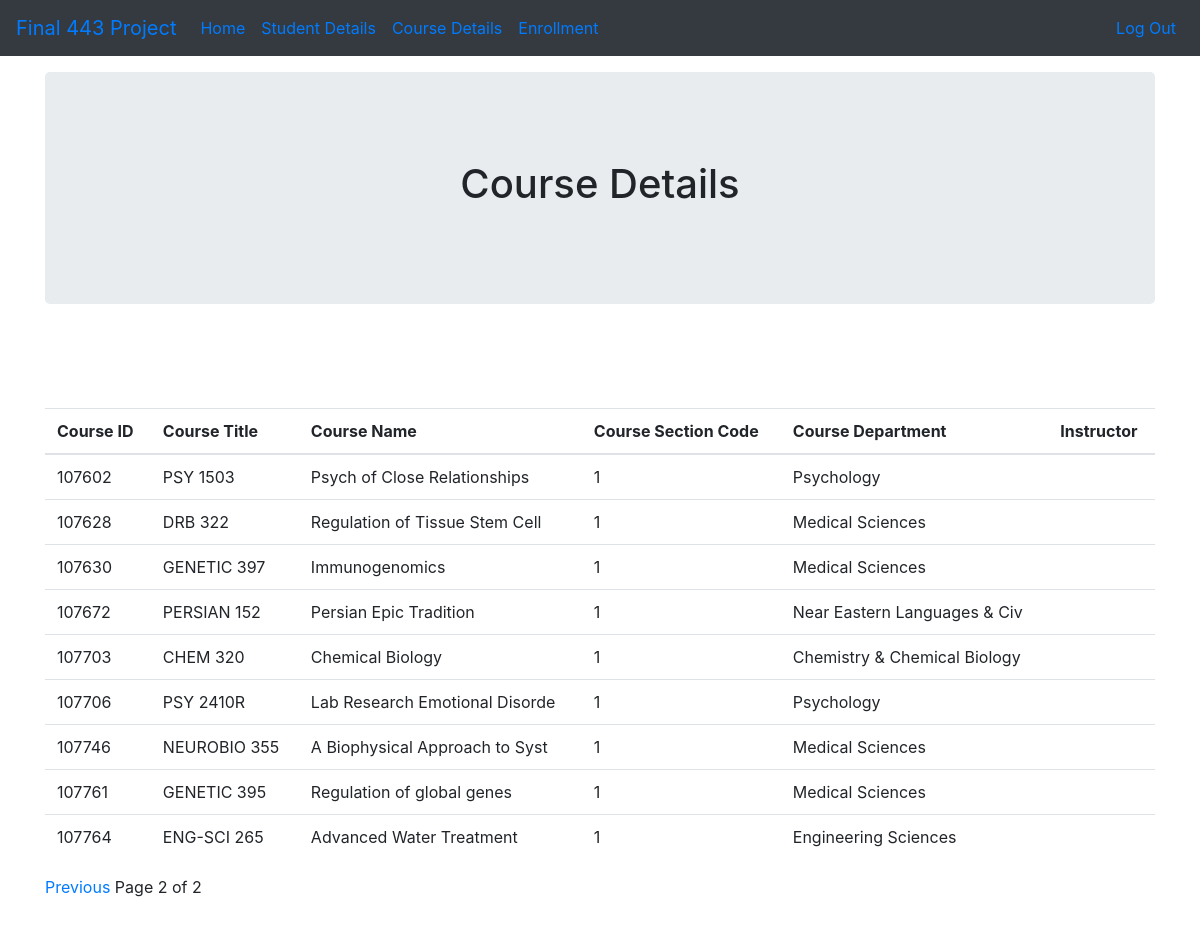
Screenshot of /coursedetails/?page=2 (signed in) with the database file from the repository.
### studentinfo/models.py (models this page shows)
class Coursedetails(models.Model):
    courseid = models.IntegerField(primary_key=True)
    coursetitle = models.CharField(max_length=500)
    coursename = models.CharField(max_length=500)
    coursesectioncode = models.IntegerField()
    coursedepartment = models.CharField(max_length=500)

### studentinfo/views.py (the view)
# urls.py: path('coursedetails/', views.coursedetails, name='coursedetails'),
@login_required
def coursedetails(request):
    studentinfo=Coursedetails.objects.all()
    paginator = Paginator(studentinfo, 10)
    page = request.GET.get('page')
    coursedata = paginator.get_page(page)
    print (studentinfo)
    return render (request, "studentinfo/Coursedetails.html",{"data":coursedata})

### studentinfo/templates/studentinfo/Coursedetails.html (shortened to what this page needs)
{% extends "studentinfo/base.html" %}
{% block content %}
 <div class="container">
    <div class="jumbotron text-center">
      <h1>Course Details</h1>
    </div>
</div>
  <div class="container">
    <table class="table">
        <thead>
            <tr>
                <th> Course ID</th>
                <th> Course Title</th>
                <th> Course Name</th>
                <th> Course Section Code</th>
                <th> Course Department</th>
                <th> Instructor</th>
            </tr>
        </thead>
        <tbody>
            {%for row in data%}
            <tr>
                <td>{{row.courseid}}</td>
                <td>{{row.coursetitle}}</td>
                <td>{{row.coursename}}</td>
                <td>{{row.coursesectioncode}}</td>
                <td>{{row.coursedepartment}}</td>
                <td>{{row.instructorname}}</td>
            </tr>
            {% endfor %}
        </tbody>
    </table>
    <div class="pagination">
      <span class="step-links">
        {% if data.has_previous %}
            <a href="?page={{ data.previous_page_number }}">Previous</a>
        {% endif %}
        <span  class="current">
          Page {{ data.number }} of {{ data.paginator.num_pages }}
        </span>
      </span>
    </div>
 </div>
{% endblock %}

### rows the page displays
Coursedetails: courseid "107602", coursetitle "PSY 1503", coursename "Psych of Close Relationships", coursesectioncode "1", coursedepartment "Psychology"
Coursedetails: courseid "107628", coursetitle "DRB 322", coursename "Regulation of Tissue Stem Cell", coursesectioncode "1", coursedepartment "Medical Sciences"
Coursedetails: courseid "107630", coursetitle "GENETIC 397", coursename "Immunogenomics", coursesectioncode "1", coursedepartment "Medical Sciences"
Coursedetails: courseid "107672", coursetitle "PERSIAN 152", coursename "Persian Epic Tradition", coursesectioncode "1", coursedepartment "Near Eastern Languages & Civ"
Coursedetails: courseid "107703", coursetitle "CHEM 320", coursename "Chemical Biology", coursesectioncode "1", coursedepartment "Chemistry & Chemical Biology"
Coursedetails: courseid "107706", coursetitle "PSY 2410R", coursename "Lab Research Emotional Disorde", coursesectioncode "1", coursedepartment "Psychology"
Coursedetails: courseid "107746", coursetitle "NEUROBIO 355", coursename "A Biophysical Approach to Syst", coursesectioncode "1", coursedepartment "Medical Sciences"
Coursedetails: courseid "107761", coursetitle "GENETIC 395", coursename "Regulation of global genes", coursesectioncode "1", coursedepartment "Medical Sciences"
Coursedetails: courseid "107764", coursetitle "ENG-SCI 265", coursename "Advanced Water Treatment", coursesectioncode "1", coursedepartment "Engineering Sciences"

### other values shown
{{ data.number }} "2"
{{ data.paginator.num_pages }} "2"
